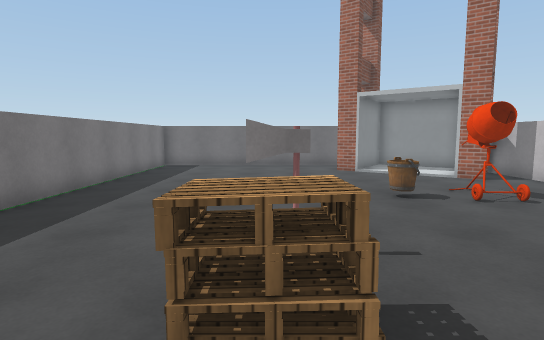
View 1 (above)

12 first-person views from a walk through a 3-D level made in the Unity game engine. The camera is 1.5 m above the floor, tilts 6° down and sees 80° across. The floor is counted in squares, 1 m on a side. Each view is taken from the middle of a square. On the plan, view 1 faces up. The plan holds only what a view shows up to about 15 squares ahead; the rest is blank. The place goes on beyond the plan. The player character is not drawn. Some surface patterns are stand-ins.

View 2
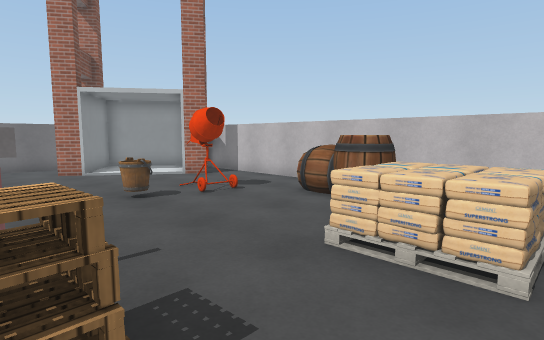

View 3
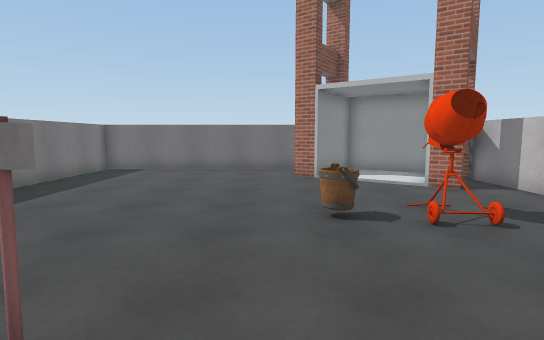

View 4
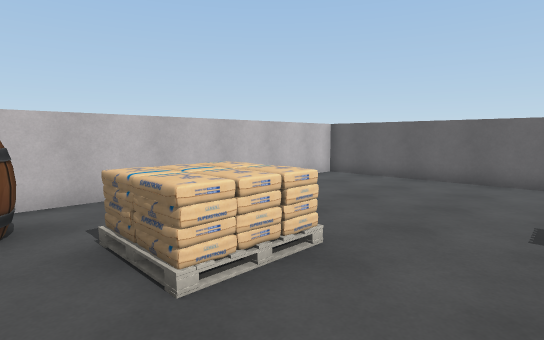

View 5
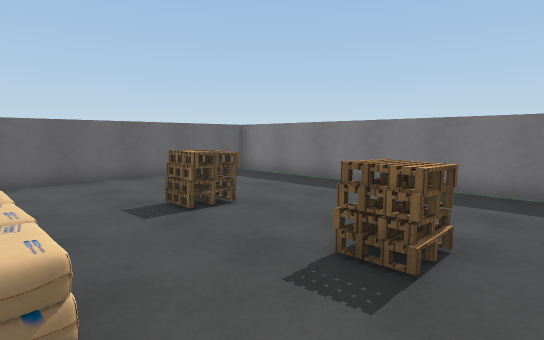

View 6
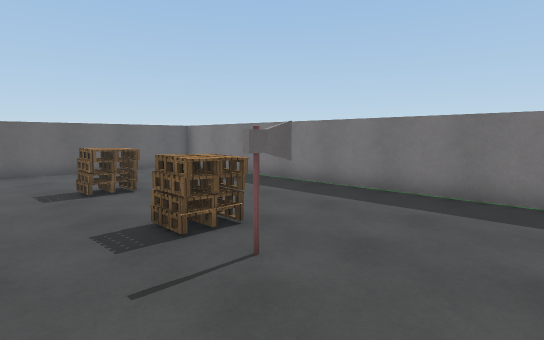

View 7
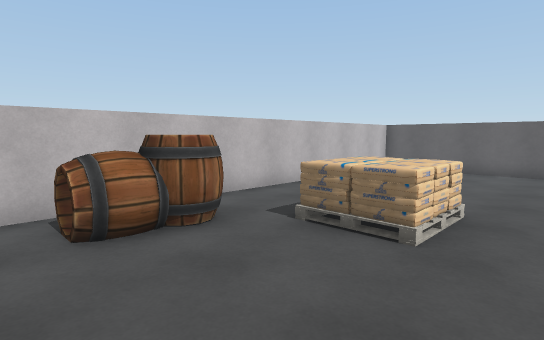

View 8
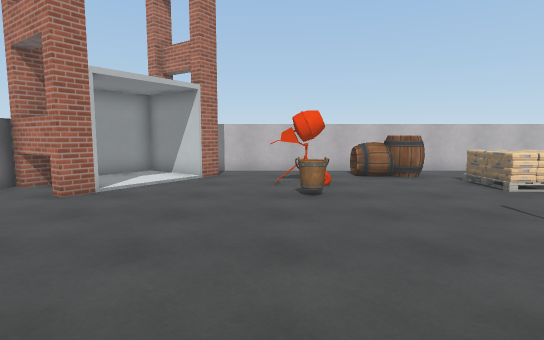

View 9
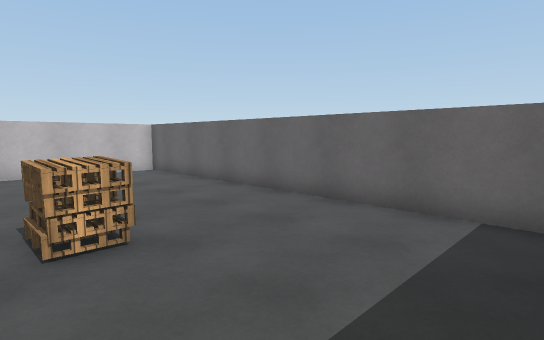

View 10
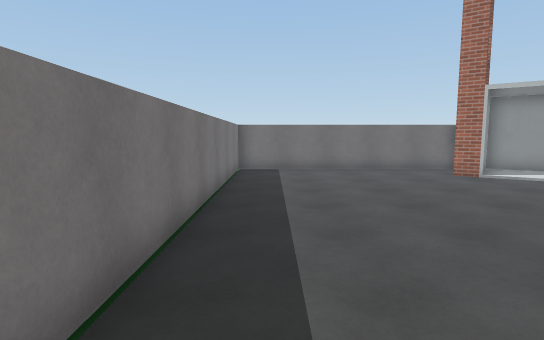

View 11
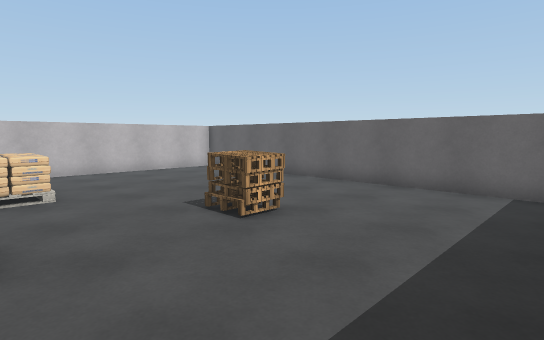

View 12
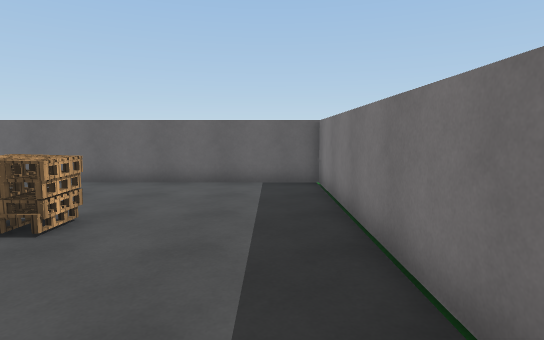

### Floor plan
Points are (right, up) in squares from view 1. A wall is a line through its corners. A room is listed if a view was taken in it or the views show most of it. See-through windows are left out.
Room 1 (views 1, 2, 3, 4, 5, 6, 7, 8, 9, 10, 11, 12)
walls: (5, 7.3) (4.9, 7.7) (4.9, 8.2); (5.1, 7.3) (4.9, 8.1); (5.1, 7.4) (4.9, 7.7); (5, 7.7) (4.9, 8.2); (5.3, 7.4) (5.1, 7.5); (5.3, 7.4) (5.2, 7.5); (5.2, 7.7) (5.2, 8.8); (5.3, 7.7) (4.9, 7.8); (5.4, 7.7) (5.3, 8.6); (5.6, 7.6) (4.9, 7.7); (5.7, 7.6) (5.4, 7.5); (5.8, 7.7) (4.9, 7.7); (8.4, 12.6) (7.3, 11) (6.6, 11.6) (8.2, 14) (5.3, 16) (3.6, 13.6) (2.9, 14.2) (4.6, 16.6) (-5.5, 16.6) (-5.5, -7.4) (8.9, -7.4) (8.9, 13.4)
low walls: (3.7, 1.5) (3.6, 2); (3.6, 1.2) (4.4, 1.2); (4.6, 2.5) (5.2, 2.5); (4.1, 0.4) (3.7, 0.4) (3.7, 2.5) (5.7, 2.6); (5.3, 0.4) (3.7, 0.4); (5.5, 7.6) (5.4, 7.7)
objects: pallet (-1, -3) to (0, -2); pallet (-1, 2) to (0, 3); other object (0, 4); bucket (3, 8); barrel (7, 3) to (8, 4); barrel (7, 5) to (8, 6)

Positions as (right, up) in squares from view 1, and headings:
1: (0, 0), facing up
2: (0, 0), facing up-right
3: (2, 2), facing up
4: (1, 4), facing down-right
5: (4, 4), facing down-left
6: (3, 7), facing down-left
7: (2, 7), facing down-right
8: (-5, 9), facing right
9: (-5, -1), facing down-right
10: (-4, 2), facing up
11: (-5, 2), facing down-right
12: (-4, 3), facing down
